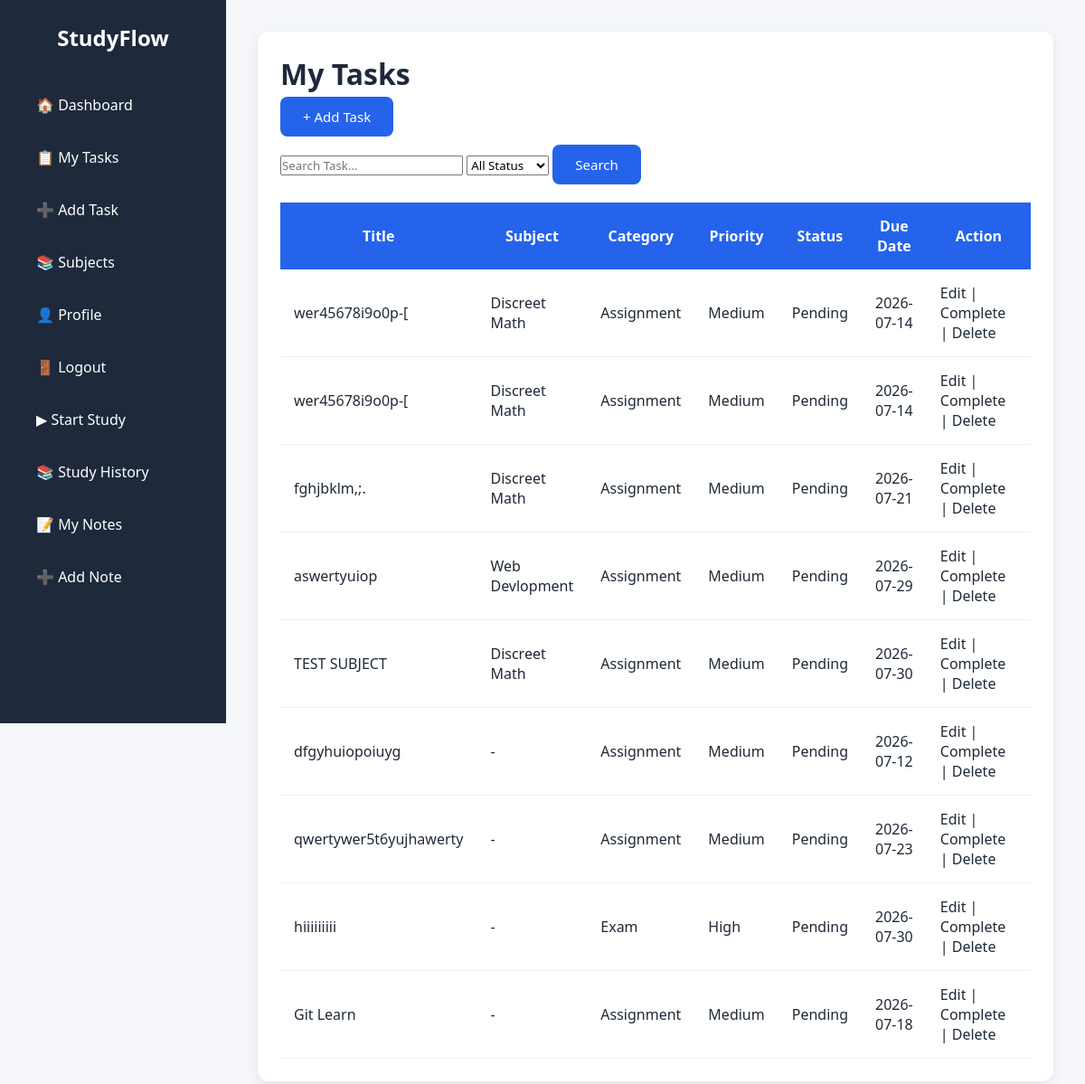
The app's page /Views/task/list.php (signed in) with its own data.
### tables this page shows
CREATE TABLE `tasks` (
  `id` int(11) NOT NULL,
  `user_id` int(11) NOT NULL,
  `subject_id` int(11) DEFAULT NULL,
  `category_id` int(11) DEFAULT NULL,
  `title` varchar(255) NOT NULL,
  `description` text DEFAULT NULL,
  `priority` enum('Low','Medium','High') DEFAULT 'Medium',
  `status` enum('Pending','Completed') DEFAULT 'Pending',
  `completed_at` datetime DEFAULT NULL,
  `due_date` date DEFAULT NULL,
  `estimated_time` int(11) DEFAULT NULL,
  `created_at` timestamp NOT NULL DEFAULT current_timestamp()
);

CREATE TABLE `subjects` (
  `id` int(11) NOT NULL,
  `user_id` int(11) NOT NULL,
  `subject_name` varchar(100) NOT NULL,
  `subject_code` varchar(50) DEFAULT NULL,
  `instructor` varchar(100) DEFAULT NULL,
  `created_at` timestamp NOT NULL DEFAULT current_timestamp()
);

CREATE TABLE `categories` (
  `id` int(11) NOT NULL,
  `category_name` varchar(50) NOT NULL
);

### Models/Task.php (called while the page is built, shortened)
<?php
class Task
{
    private $conn;
    public function __construct($db)
    {
        $this->conn = $db;
    }
    public function getAllTasks($user_id)
{
    $sql = "SELECT
                tasks.*,
                categories.category_name,
                subjects.subject_name
            FROM tasks
            LEFT JOIN categories
                ON tasks.category_id = categories.id
            LEFT JOIN subjects
                ON tasks.subject_id = subjects.id
            WHERE tasks.user_id = ?
            ORDER BY tasks.id DESC";
    $stmt = $this->conn->prepare($sql);
    $stmt->bind_param("i", $user_id);
    $stmt->execute();
    return $stmt->get_result();
}
}

### Views/task/list.php (the view, shortened to what this page needs)
<?php
require_once "../../Config/database.php";
require_once "../../Models/Task.php";
$taskModel = new Task($conn);
$search = isset($_GET['search']) ? trim($_GET['search']) : "";
$status = isset($_GET['status']) ? trim($_GET['status']) : "";
if ($search != "" || $status != "") {
    $tasks = $taskModel->searchAndFilterTasks(
        $_SESSION['user_id'],
        $search,
        $status
    );
} else {
    $tasks = $taskModel->getAllTasks($_SESSION['user_id']);
}
include "../../Includes/header.php";
include "../../Includes/sidebar.php";
?>
<div class="main">
<div class="card">
<h1>My Tasks</h1>
<p style="margin-bottom:20px;">
<a href="add.php" class="btn">
+ Add Task
</a>
</p>
<form method="GET" style="margin-bottom:20px;">
<input
type="text"
name="search"
placeholder="Search Task..."
value="<?= htmlspecialchars($search); ?>">
<select name="status">
<option value="">All Status</option>
</select>
<button class="btn">
Search
</button>
</form>
<table>
<tr>
<th>Title</th>
<th>Subject</th>
<th>Category</th>
<th>Priority</th>
<th>Status</th>
<th>Due Date</th>
<th width="180">Action</th>
</tr>
<?php if($tasks->num_rows > 0){ ?>
<?php while($row = $tasks->fetch_assoc()){ ?>
<tr>
<td><?= htmlspecialchars($row['title']); ?></td>
<td><?= htmlspecialchars($row['subject_name'] ?? '-'); ?></td>
<td><?= htmlspecialchars($row['category_name']); ?></td>
<td><?= htmlspecialchars($row['priority']); ?></td>
<td><?= htmlspecialchars($row['status']); ?></td>
<td><?= htmlspecialchars($row['due_date']); ?></td>
<td>
<a href="edit.php?id=<?= $row['id']; ?>">
Edit
</a>
|
<a
href="../../Controllers/taskController.php?action=complete&id=<?= $row['id']; ?>"
onclick="return confirm('Mark as Completed?')">
Complete
</a>
|
<a href="../../Controllers/taskController.php?action=delete&id=<?= $row['id']; ?>"
   onclick="return confirm('Are you sure you want to delete this task?');">
    Delete
</a>
</td>
</tr>
<?php } ?>
<?php } ?>
</table>
</div>
</div>
<?php include "../../Includes/footer.php"; ?>

### Includes/header.php (shortened to what this page needs)
<!DOCTYPE html>
<html lang="en">
<head>
<link rel="stylesheet" href="../../Assets/css/style.css">
<?php
$currentFolder = basename(dirname($_SERVER['PHP_SELF']));
if ($currentFolder == "task") {
    echo '<link rel="stylesheet" href="../../Assets/css/task.css">';
}
?>
</body>
</html>

### Includes/sidebar.php
<div class="sidebar">
<h2>StudyFlow</h2>
<ul>
<li>
    <a href="../dashboard/dashboard.php">🏠 Dashboard</a>
</li>
<li>
    <a href="../task/list.php">📋 My Tasks</a>
</li>
<li>
    <a href="../task/add.php">➕ Add Task</a>
</li>
<li>
    <a href="../subject/list.php">📚 Subjects</a>
</li>
<li>
    <a href="../profile/profile.php">👤 Profile</a>
</li>
<li>
    <a href="../../logout.php">🚪 Logout</a>
</li>
<li>
    <a href="/StudyFlow/Views/studySession/start.php">
        ▶ Start Study
    </a>
</li>
<li>
    <a href="/StudyFlow/Views/studySession/list.php">
        📚 Study History
    </a>
</li>
<li>
    <a href="/StudyFlow/Views/note/list.php">
        📝 My Notes
    </a>
</li>
<li>
    <a href="/StudyFlow/Views/note/add.php">
        ➕ Add Note
    </a>
</li>
</ul>
</div>

### Assets/Css/style.css (style rules this page uses)
* { margin:0; padding:0; box-sizing:border-box; font-family:"Segoe UI",Tahoma,Geneva,Verdana,sans-serif; }
a { text-decoration:none; color:inherit; }
.sidebar { position:fixed; top:0; left:0; width:250px; height:100vh; background:#1e293b; padding:25px; }
.sidebar h2 { color:#fff; text-align:center; margin-bottom:35px; }
.sidebar ul { list-style:none; }
.sidebar li { margin:12px 0; }
.sidebar a { display:block; color:#fff; padding:12px 15px; border-radius:10px; transition:.3s; }
.main { margin-left:250px; padding:35px; min-height:100vh; }
h1 { margin-bottom:15px; color:#1e293b; }
h2 { margin-bottom:10px; }
.card { background:#fff; border-radius:12px; padding:25px; box-shadow:0 4px 15px rgba(0,0,0,.08); }
.btn { background:#2563eb; color:#fff; border:none; padding:12px 25px; border-radius:8px; cursor:pointer; font-size:15px; transition:.3s; }
table { width:100%; border-collapse:collapse; background:#fff; margin-top:20px; }
table th { background:#2563eb; color:#fff; padding:15px; }
table td { padding:15px; border-bottom:1px solid #eee; }

### records on screen
tasks: title "wer45678i9o0p-[", subject.subject_name "Discreet Math", category.category_name "Assignment", priority "Medium", status "Pending", due_date "2026-07-14"
tasks: title "wer45678i9o0p-[", subject.subject_name "Discreet Math", category.category_name "Assignment", priority "Medium", status "Pending", due_date "2026-07-14"
tasks: title "fghjbklm,;.", subject.subject_name "Discreet Math", category.category_name "Assignment", priority "Medium", status "Pending", due_date "2026-07-21"
tasks: title "aswertyuiop", subject.subject_name "Web Devlopment", category.category_name "Assignment", priority "Medium", status "Pending", due_date "2026-07-29"
tasks: title "TEST SUBJECT", subject.subject_name "Discreet Math", category.category_name "Assignment", priority "Medium", status "Pending", due_date "2026-07-30"
tasks: title "dfgyhuiopoiuyg", subject_name "-", category.category_name "Assignment", priority "Medium", status "Pending", due_date "2026-07-12"
tasks: title "qwertywer5t6yujhawerty", subject_name "-", category.category_name "Assignment", priority "Medium", status "Pending", due_date "2026-07-23"
tasks: title "hiiiiiiiii", subject_name "-", category.category_name "Exam", priority "High", status "Pending", due_date "2026-07-30"
tasks: title "Git Learn", subject_name "-", category.category_name "Assignment", priority "Medium", status "Pending", due_date "2026-07-18"
